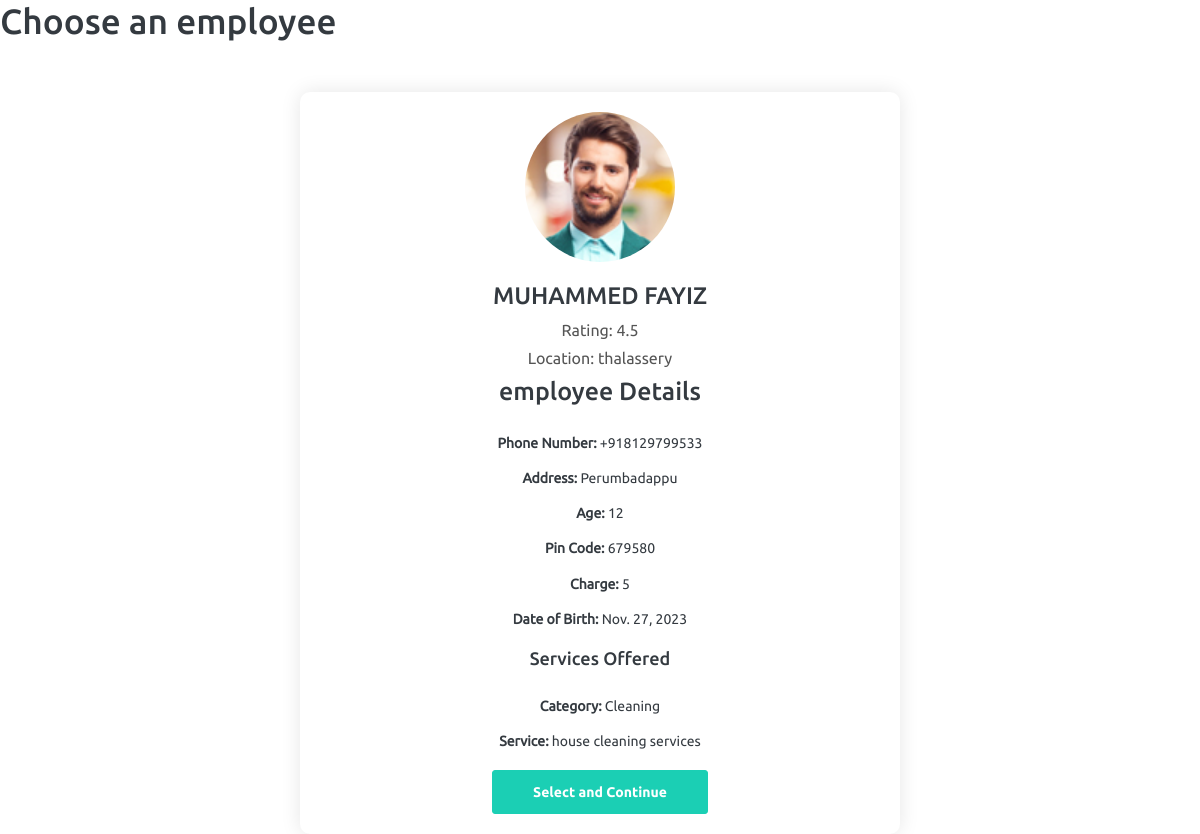
/workers_profile/1/, run on the app's committed database.
### home/models.py (models this page shows)
class Employee(models.Model):
    EmployeeID = models.AutoField(primary_key=True)
    Employee_name = models.CharField(max_length=255, default='', null=False)
    CategoryID = models.ForeignKey(Category, on_delete=models.CASCADE)
    ServiceID = models.ForeignKey(Service, on_delete=models.CASCADE)
    Date_of_birth = models.DateField()
    Phone_number = models.CharField(max_length=15, default='', null=False)
    Address = models.CharField(max_length=255, default='', null=False)
    Age = models.IntegerField(default=0, null=False)
    Pin_code = models.CharField(max_length=10, default='', null=False)
    Rating = models.DecimalField(max_digits=3, decimal_places=1)
    Charge = models.IntegerField()
    Location = models.CharField(max_length=255, default='')

class Category(models.Model):
    CategoryID = models.AutoField(primary_key=True)
    CategoryName = models.CharField(max_length=255)
    Caption = models.CharField(max_length=255, default='')
    Imageurl = models.CharField(max_length=255, default='')

class Service(models.Model):
    ServiceID = models.AutoField(primary_key=True)
    ServiceName = models.CharField(max_length=255)
    ShortDescription = models.CharField(max_length=255, default='')
    Description = models.TextField()
    Price = models.DecimalField(max_digits=10, decimal_places=2)
    CategoryID = models.ForeignKey(Category, on_delete=models.CASCADE)

### home/views.py (the view)
# urls.py: path('workers_profile/<int:service_id>/', workers_profile, name='workers_profile'),
def workers_profile(request, service_id):
    if request.method == 'GET':
        print("service id = ")
        print(service_id)
        service = get_object_or_404(Service, ServiceID=service_id)
        employees = Employee.objects.all()
        return render(request, 'workerprofS3.html',  {
             'employees': employees,
              'service_id': service_id
                })

### templates/workerprofS3.html (shortened to what this page needs)
{% load static %}
<!DOCTYPE html>
<html lang="en">
<head>
    <link rel="stylesheet" href="{% static 'css/styles3.css' %}">
    <link rel="stylesheet" href="{% static 'vendors/mdi/css/materialdesignicons.min.css' %}">
    <link rel="stylesheet" href="{% static 'vendors/css/vendor.bundle.base.css' %}">
    <link rel="stylesheet" href="{% static 'css/style.css' %}">
</head>
<body>
    <h1>Choose an employee</h1>
    {% for employee in employees %}
    <div class="profile-container">
        <div class="profile-header">
            <img src="{% static 'images/faces' %}{{ employee.employeeID }}.jpg"
                onerror="this.src='{% static 'images/faces/face1.jpg' %}' " alt="employee Photo">
            <h1>{{ employee.Employee_name }}</h1>
            <div class="rating">Rating: {{ employee.Rating }}</div>
            <div class="location">Location: {{ employee.Location }}</div>
        </div>
        <div class="profile-details">
            <h3>employee Details</h3>
            <ul>
                <li><strong>Phone Number:</strong> {{ employee.Phone_number }}</li>
                <li><strong>Address:</strong> {{ employee.Address }}</li>
                <li><strong>Age:</strong> {{ employee.Age }}</li>
                <li><strong>Pin Code:</strong> {{ employee.Pin_code }}</li>
                <li><strong>Charge:</strong> {{ employee.Charge }}</li>
                <li><strong>Date of Birth:</strong> {{ employee.Date_of_birth }}</li>
            </ul>
            <h4>Services Offered</h4>
            <ul>
                <li><strong>Category:</strong> {{ employee.CategoryID.CategoryName }}</li>
                <li><strong>Service:</strong> {{ employee.ServiceID.ServiceName }}</li>
            </ul>
            <a href="{% url 'appointment' service_id=service_id employee_id=employee.EmployeeID %}">
                <button type="button" class="btn btn-success btn-fw">Select and Continue</button>
            </a>
        </div>
    </div>
    {% endfor %}
</body>
</html>

### static/css/styles3.css (style rules this page uses)
body { margin: 0; font-family: Arial, sans-serif; background-color: #f9f9f9; }
.profile-container { max-width: 600px; margin: 0 auto; background-color: #ffffff; padding: 20px; border-radius: 10px; box-shadow: 0 0 20px rgba(0, 0, 0, 0.1); text-align: center; margin-top: 50px; }
.profile-header img { border-radius: 50%; width: 150px; height: 150px; object-fit: cover; margin-bottom: 20px; }
.profile-header h1 { margin-bottom: 10px; font-size: 24px; }
.rating, .location { color: #555; margin-bottom: 10px; }
.profile-details ul { list-style: none; padding: 0; }
.profile-details ul li { margin-bottom: 10px; }

### data on the page
Employee: Employee_name "MUHAMMED FAYIZ", Rating "4.5", Location "thalassery", Phone_number "+918129799533", Address "Perumbadappu", Age "12", Pin_code "679580", Charge "5", Date_of_birth "Nov. 27, 2023", CategoryID.CategoryName "Cleaning", ServiceID.ServiceName "house cleaning services"
